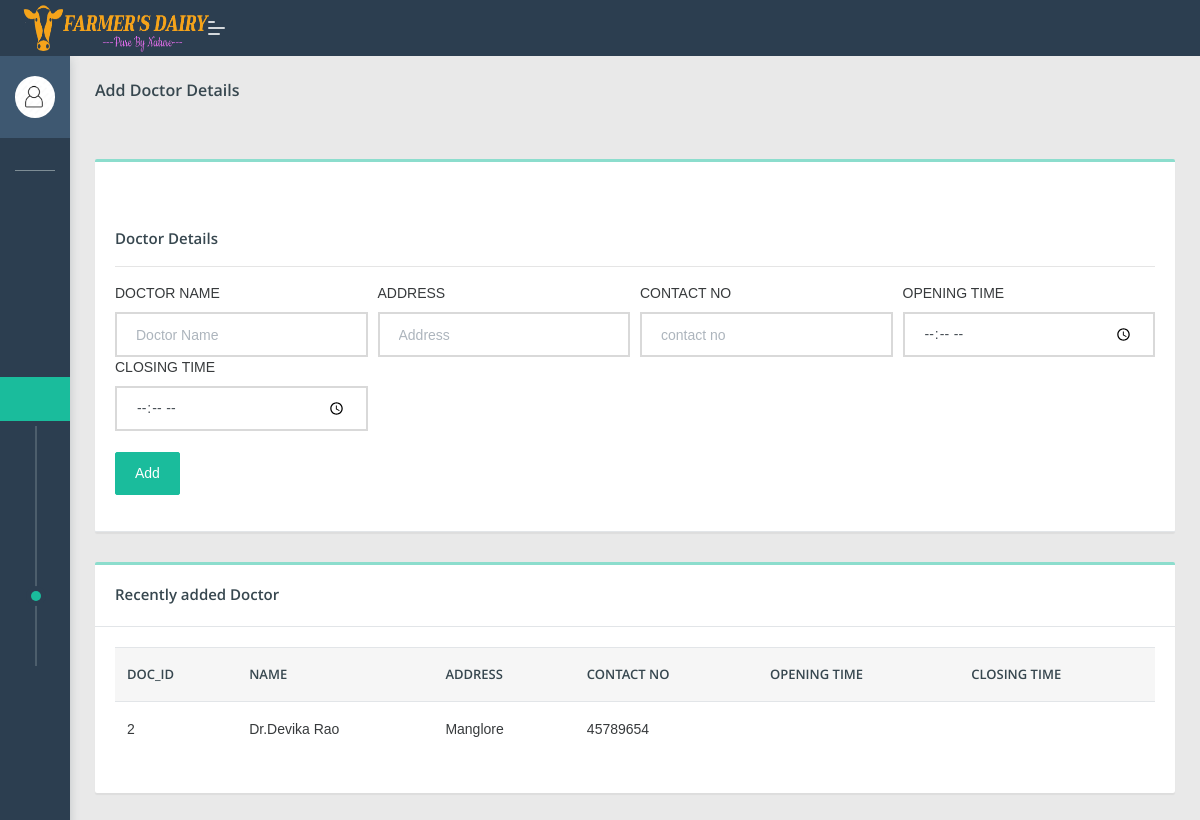
Screenshot of /dipo/doctors.php (signed in) with the database file from the repository.
### tables this page shows
CREATE TABLE `add_doctor` (
  `doc_id` int(100) NOT NULL,
  `name` varchar(100) NOT NULL,
  `address` varchar(100) NOT NULL,
  `phoneno` varchar(100) NOT NULL,
  `opentm` time NOT NULL,
  `closetm` time NOT NULL,
  `dippoid` varchar(100) NOT NULL
);

### dipo/doctors.php (the view, shortened to what this page needs)
  <?php
if(isset($_SESSION['dippo']))
{
?>
 <!DOCTYPE html>
<html lang="en">
<head>
    <link rel="stylesheet" href="assets/css/style.css">
</head>
<body class="">
	<nav class="pcoded-navbar  ">
		<div class="navbar-wrapper  ">
			<div class="navbar-content scroll-div " >
					<div class="">
					<div class="main-menu-header">
						<img class="img-radius" src="assets/images/user/avatar-2.jpg" alt="User-Profile-Image">
						<div class="user-details">
						</div>
					</div>
				</div>
				<ul class="nav pcoded-inner-navbar ">
					<li class="nav-item pcoded-menu-caption">
					</li>
					<li class="nav-item">
					    <a href="main.php" class="nav-link "><span class="pcoded-micon"><i class="feather icon-home"></i></span><span class="pcoded-mtext">Dashboard</span></a>
					</li>
					<li class="nav-item pcoded-hasmenu">
					    <a href="#!" class="nav-link "><span class="pcoded-micon"><i class="feather icon-align-justify"></i></span><span class="pcoded-mtext">Staff Details</span></a>
					</li>
					<li class="nav-item pcoded-hasmenu">
					    <a href="#!" class="nav-link "><span class="pcoded-micon"><i class="feather icon-align-justify"></i></span><span class="pcoded-mtext">User Details</span></a>
					</li>
						<li class="nav-item pcoded-hasmenu">
					    <a href="#!" class="nav-link "><span class="pcoded-micon"><i class="feather icon-align-justify"></i></span><span class="pcoded-mtext">Daily Milk Details</span></a>
					</li>
					<li class="nav-item pcoded-hasmenu">
					    <a href="#!" class="nav-link "><span class="pcoded-micon"><i class="feather icon-align-justify"></i></span><span class="pcoded-mtext">Facilities</span></a>
					    <ul class="pcoded-submenu">
						    <li><a href="food.php">Add Feed</a></li>
							<li><a href="viewfood.php">View Feed</a></li>
							<li><a href="medicines.php">Add Medicines</a></li>
							<li><a href="viewmedicines.php">View Medicines</a></li>
							<li><a href="doctors.php">Add Doctors</a></li>
							<li><a href="viewdoc.php">View Doctor</a></li>
					    </ul>
					</li>
                        <li class="nav-item">
					    <a href="viewfeedb.php" class="nav-link "><span class="pcoded-micon"><i class="feather icon-align-justify"></i></span><span class="pcoded-mtext">View feedback</span></a>
					</li>
				</ul>
			</div>
		</div>
	</nav>
	<header class="navbar pcoded-header navbar-expand-lg navbar-light header-dark">
				<div class="m-header">
					<a class="mobile-menu" id="mobile-collapse" href="#!"><span></span></a>
					<a href="#!" class="b-brand">
						<img src="assets/images/67.png" width="190px" height="50px" class="logo">
					</a>
				</div>
				<div class="collapse navbar-collapse">
					<ul class="navbar-nav mr-auto">
						<li class="nav-item">
							<a href="#!" class="pop-search"><i class="feather icon-search"></i></a>
						</li>
					</ul>
					<ul class="navbar-nav ml-auto">
						<li>
							<div class="dropdown drp-user">
								<a href="#" class="dropdown-toggle" data-toggle="dropdown">
									<i class="feather icon-user"></i>
								</a>
							</div>
						</li>
					</ul>
				</div>
	</header>
<section class="pcoded-main-container">
    <div class="pcoded-content">
        <div class="page-header">
            <div class="page-block">
                <div class="row align-items-center">
                    <div class="col-md-12">
                        <div class="page-header-title">
                            <h5 class="m-b-10">Add Doctor Details</h5>
                        </div>
                        <ul class="breadcrumb">
                            <li class="breadcrumb-item"><a href="MAIN.PHP"><i class="feather icon-home"></i></a></li>
                        </ul>
                    </div>
                </div>
            </div>
        </div>
        <div class="row">
             <div class="col-sm-12">
                <div class="card">
                    <div class="card-header">
                       <h5 class="mt-5">Doctor Details</h5>
                        <hr>
                        <form class="needs-validation" novalidate action="#" method="post">
                            <div class="form-row">
                                <div class="col-md-3">
                                    <label for="validationCustom01">DOCTOR NAME</label>
                                    <input type="text" class="form-control" id="validationCustom01" name="name" placeholder="Doctor Name" required>
                                </div>
                                <div class="col-md-3">
                                    <label for="validationCustom02">ADDRESS </label>
                                    <input type="text" class="form-control" id="validationCustom02" name="address" placeholder="Address" required>
                                </div>
								<div class="col-md-3">
                                    <label for="validationCustom02">CONTACT NO</label>
                                    <input type="number" class="form-control" id="validationCustom02" name="phoneno" pattern="[0-9]{10}" placeholder="contact no" required>
                                </div>
								<div class="col-md-3">
                                    <label for="validationCustom02">OPENING TIME</label>
                                    <input type="time" class="form-control" id="validationCustom02" name="opening_time" placeholder="opening_time" required>
                                </div>
								<div class="col-md-3">
                                    <label for="validationCustom02">CLOSING TIME</label>
                                    <input type="time" class="form-control" id="validationCustom02" name="closing_time" placeholder="closing_time" required>
                                </div>
							</div>
							<BR>
                            <div class="form-row">
							 <div class="form-group col-md-2">
                            <button type="submit" name="add" class="btn  btn-primary">Add</button>
							</div>
							</div>
						   </form>
</div>
					</div>
				</div>
				<div class="col-md-12">
                <div class="card">
                    <div class="card-header">
                        <h5>Recently added Doctor</h5>
                    </div>
                    <div class="card-body table-border-style">
                        <div class="table-responsive">
                            <table class="table table-hover">
                                <thead>
                                    <tr>
									     <th>Doc_id</th>
                                        <th>NAME</th>
                                        <th>ADDRESS</th>
                                        <th>CONTACT NO</th>
										<th>OPENING TIME</th>
										<th>CLOSING TIME</th>
									</tr>
                                </thead>
                                <tbody>
								<?php
								include 'config.php';
								$sql1="select * from add_doctor";
								$result1=mysqli_query($con,$sql1);
								$num1=mysqli_num_rows($result1);
								$sI=0;
								if($num1>0)
								{
									while($row1=mysqli_fetch_array($result1))
									{
										$sI+=1;
										$name=$row1['name'];
										$address=$row1['address'];
										$phoneno=$row1['phoneno'];
										$opening_time=$row1['opening_time'];
										$closing_time=$row1['closing_time'];
								}}
								?>
                                    <tr>
									<td><?php echo $sI; ?></td>
									<td><?php echo $name; ?></td>
									<td><?php echo $address; ?></td>
									<td><?php echo $phoneno; ?></td>
									<td><?php echo $opening_time; ?></td>
									<td><?php echo $closing_time; ?></td>
                                       </tr>
                                </tbody>
                            </table>
							</div>
                    </div>
                </div>
            </div>
                        </div>
                    </div>
</section>
</body>
</html>
<?php
}
else
{
	echo "<script> location.href='../index.php'; </script>";
}
?>

### rows the page displays
add_doctor: name "Dr.Devika Rao", address "Manglore", phoneno "45789654"

### other values shown
$sI "2"
